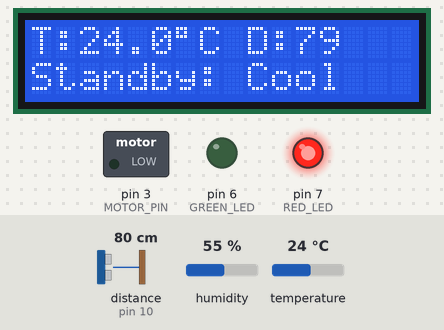
Recording of a sketch running on a simulated Arduino Uno, built with avr-gcc and run on an emulated ATmega328P. Parts: 16×2 character LCD, switched loads named in the sketch (green lamp = pin HIGH), output pins drawn as LEDs (lit = HIGH). Wiring (inferred from the names in the program): ultrasonic range finder: trigger pin 9; echo pin 10. The inputs (shaded band) are chosen by the test bench; at power-on: temperature 24 °C, distance to the obstacle (sensor on pin 10) 80 cm, humidity 55 %. The echo pulse lasts 58.3 µs per cm; pins used as bus, display or sensor lines are not drawn; what the sketch prints to the serial monitor is not drawn.

Above: at 3.2 s.
3.3 s: temperature set to 27 °C
At 7.3 s:
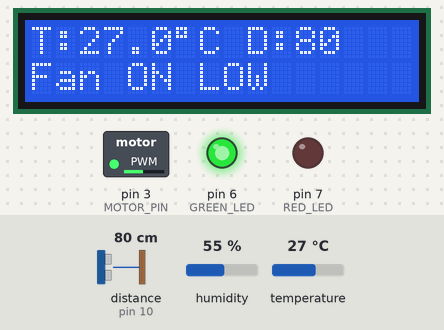
9.5 s: distance to the obstacle (sensor on pin 10) set to 250 cm
At 10.9 s:
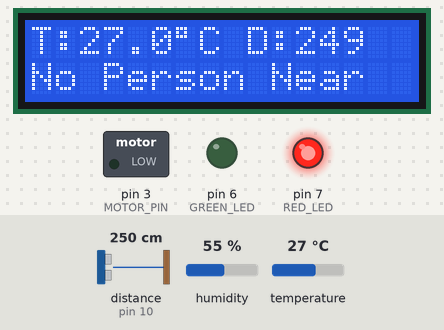
15.7 s: distance to the obstacle (sensor on pin 10) set to 18 cm
At 18.2 s:
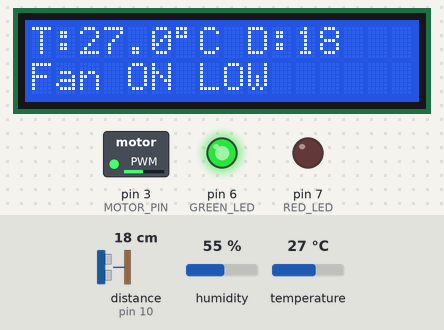
18.3 s: temperature set to 30 °C
At 20.1 s:
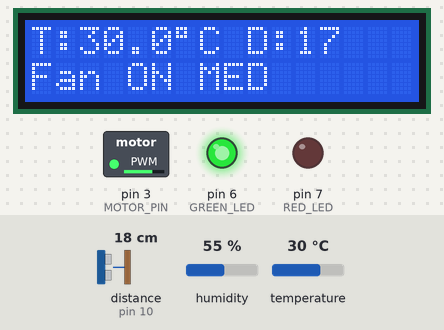
21.0 s: temperature set to 33 °C
At 23.4 s:
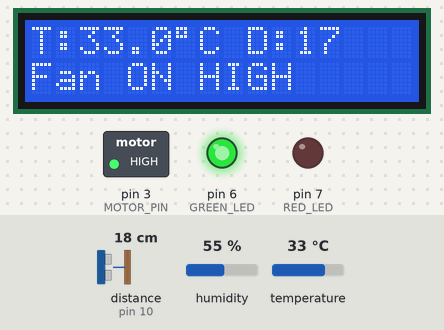
23.7 s: distance to the obstacle (sensor on pin 10) set to 299 cm
At 25.0 s:
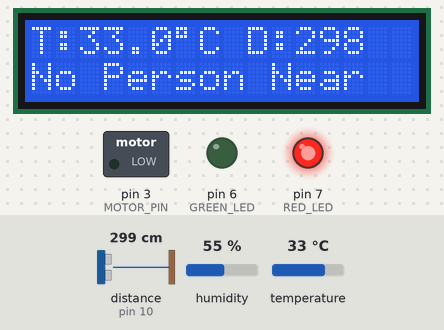
Timing chart, 0 to 26.3 s (numbered marks = the images above; inputs shaded):
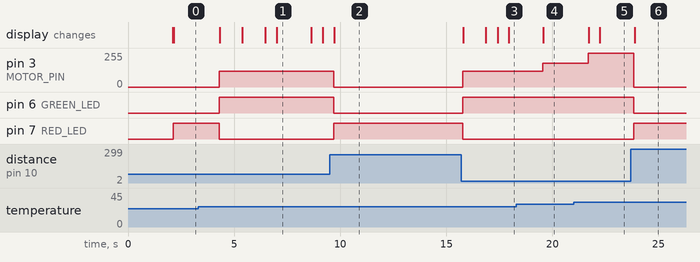

The sketch:

proximity-activated-cooling-system.ino
```cpp
#include <Adafruit_Sensor.h>
#include <DHT.h>
#include <DHT_U.h>
#include <Wire.h>
#include <LiquidCrystal_I2C.h>

// -------------------- Pin Definitions --------------------
#define DHTPIN 2
#define DHTTYPE DHT11

#define MOTOR_PIN 3      // PWM pin to TIP120 base resistor
#define GREEN_LED 6
#define RED_LED 7

#define TRIG_PIN 9
#define ECHO_PIN 10

// -------------------- Objects --------------------
DHT dht(DHTPIN, DHTTYPE);
LiquidCrystal_I2C lcd(0x27, 16, 2);   // Change to 0x3F if needed

// -------------------- Thresholds --------------------
const float TEMP_ON_LOW  = 26.0;   // fan low speed threshold
const float TEMP_ON_MED  = 29.0;   // medium speed threshold
const float TEMP_ON_HIGH = 32.0;   // high speed threshold

const float TEMP_OFF = 25.0;       // hysteresis threshold to turn off

const int DISTANCE_THRESHOLD = 80; // cm, person considered "nearby"

// -------------------- Variables --------------------
float temperatureC = 0.0;
long distanceCM = 999;
bool personNearby = false;
bool fanOn = false;
int fanPWM = 0;

// -------------------- Function Prototypes --------------------
long readDistanceCM();
void updateFanLogic();
void updateOutputs();
void updateLCD();

void setup() {
  pinMode(MOTOR_PIN, OUTPUT);
  pinMode(GREEN_LED, OUTPUT);
  pinMode(RED_LED, OUTPUT);

  pinMode(TRIG_PIN, OUTPUT);
  pinMode(ECHO_PIN, INPUT);

  digitalWrite(MOTOR_PIN, LOW);
  digitalWrite(GREEN_LED, LOW);
  digitalWrite(RED_LED, LOW);

  Serial.begin(9600);
  dht.begin();

  lcd.init();
  lcd.backlight();
  lcd.clear();
  lcd.setCursor(0, 0);
  lcd.print("Smart Cooling");
  lcd.setCursor(0, 1);
  lcd.print("System Start");
  delay(2000);
  lcd.clear();
}

void loop() {
  temperatureC = dht.readTemperature();
  distanceCM = readDistanceCM();

  if (isnan(temperatureC)) {
    Serial.println("DHT11 read failed.");
    lcd.clear();
    lcd.setCursor(0, 0);
    lcd.print("DHT Error");
    lcd.setCursor(0, 1);
    lcd.print("Check sensor");
    analogWrite(MOTOR_PIN, 0);
    digitalWrite(GREEN_LED, LOW);
    digitalWrite(RED_LED, HIGH);
    delay(1000);
    return;
  }

  personNearby = (distanceCM > 0 && distanceCM <= DISTANCE_THRESHOLD);

  updateFanLogic();
  updateOutputs();
  updateLCD();

  Serial.print("Temp: ");
  Serial.print(temperatureC);
  Serial.print(" C, Distance: ");
  Serial.print(distanceCM);
  Serial.print(" cm, Nearby: ");
  Serial.print(personNearby ? "YES" : "NO");
  Serial.print(", Fan PWM: ");
  Serial.println(fanPWM);

  delay(500);
}

long readDistanceCM() {
  digitalWrite(TRIG_PIN, LOW);
  delayMicroseconds(3);

  digitalWrite(TRIG_PIN, HIGH);
  delayMicroseconds(10);
  digitalWrite(TRIG_PIN, LOW);

  long duration = pulseIn(ECHO_PIN, HIGH, 30000); // timeout ~30 ms

  if (duration == 0) {
    return 999; // no echo
  }

  long distance = duration * 0.0343 / 2.0;
  return distance;
}

void updateFanLogic() {
  // Default off
  fanPWM = 0;

  if (personNearby) {
    if (temperatureC >= TEMP_ON_HIGH) {
      fanPWM = 255;   // high
      fanOn = true;
    }
    else if (temperatureC >= TEMP_ON_MED) {
      fanPWM = 180;   // medium
      fanOn = true;
    }
    else if (temperatureC >= TEMP_ON_LOW) {
      fanPWM = 120;   // low
      fanOn = true;
    }
    else if (temperatureC <= TEMP_OFF) {
      fanPWM = 0;
      fanOn = false;
    }
    // Between TEMP_OFF and TEMP_ON_LOW, keep off for simplicity
    else {
      fanPWM = 0;
      fanOn = false;
    }
  } else {
    fanPWM = 0;
    fanOn = false;
  }
}

void updateOutputs() {
  analogWrite(MOTOR_PIN, fanPWM);

  if (fanOn) {
    digitalWrite(GREEN_LED, HIGH);
    digitalWrite(RED_LED, LOW);
  } else {
    digitalWrite(GREEN_LED, LOW);
    digitalWrite(RED_LED, HIGH);
  }
}

void updateLCD() {
  lcd.clear();

  lcd.setCursor(0, 0);
  lcd.print("T:");
  lcd.print(temperatureC, 1);
  lcd.print((char)223); // degree symbol
  lcd.print("C D:");
  lcd.print(distanceCM);
  lcd.print(" ");

  lcd.setCursor(0, 1);
  if (fanOn) {
    lcd.print("Fan ON ");
    if (fanPWM >= 255) {
      lcd.print("HIGH");
    } else if (fanPWM >= 180) {
      lcd.print("MED ");
    } else {
      lcd.print("LOW ");
    }
  } else {
    if (personNearby) {
      lcd.print("Standby: Cool");
    } else {
      lcd.print("No Person Near ");
    }
  }
}
```

Measured:
- the behaviour switches between 25 and 26 °C on temperature (found by bisection; images 0 and 1)
- the behaviour switches between 28 and 29 °C on temperature (found by bisection; images 3 and 4)
- the behaviour switches between 31 and 32 °C on temperature (found by bisection; images 4 and 5)
- after the input at 3.3 s, pin 3 (MOTOR_PIN): 0/255 → 120/255 after 0.99 s; pin 6 (GREEN_LED): LOW → HIGH after 0.99 s; pin 7 (RED_LED): HIGH → LOW after 0.99 s; the display: first changes after 1.0 s (image 1 shows a later state)
- after the input at 9.5 s, pin 3 (MOTOR_PIN): 120/255 → 0/255 after 0.19 s; pin 6 (GREEN_LED): HIGH → LOW after 0.19 s; pin 7 (RED_LED): LOW → HIGH after 0.19 s; the display: changes after 0.22 s (image 2)
- after the input at 15.7 s, pin 3 (MOTOR_PIN): 0/255 → 120/255 after 0.08 s; pin 6 (GREEN_LED): LOW → HIGH after 0.08 s; pin 7 (RED_LED): HIGH → LOW after 0.08 s; the display: first changes after 0.11 s (image 3 shows a later state)
- after the input at 18.3 s, pin 3 (MOTOR_PIN): 120/255 → 180/255 after 1.2 s; the display: changes after 1.3 s (image 4)
- after the input at 21.0 s, pin 3 (MOTOR_PIN): 180/255 → 255/255 after 0.69 s; the display: first changes after 0.72 s (image 5 shows a later state)
- after the input at 23.7 s, pin 3 (MOTOR_PIN): 255/255 → 0/255 after 0.15 s; pin 6 (GREEN_LED): HIGH → LOW after 0.15 s; pin 7 (RED_LED): LOW → HIGH after 0.15 s; the display: changes after 0.18 s (image 6)
